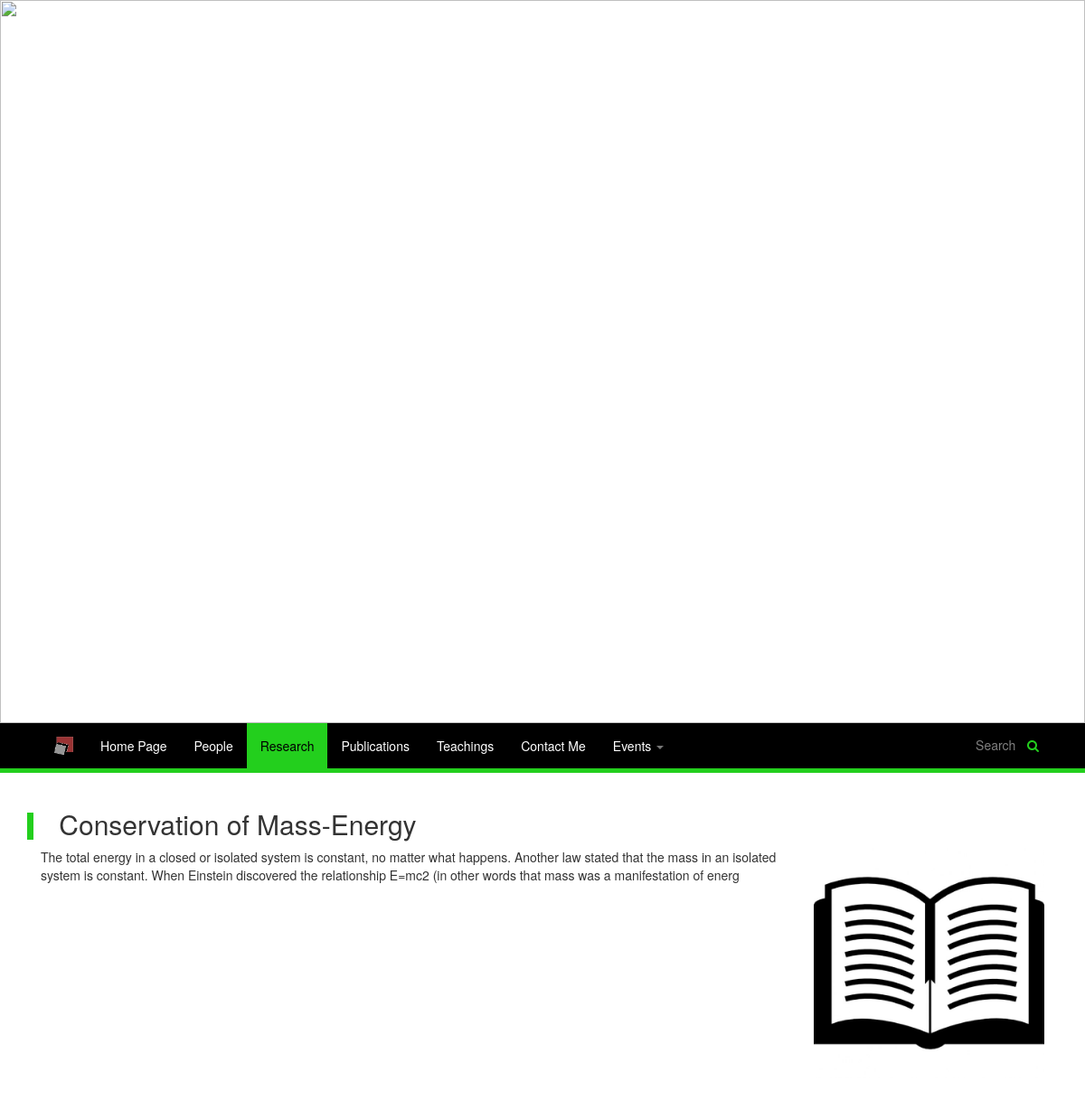
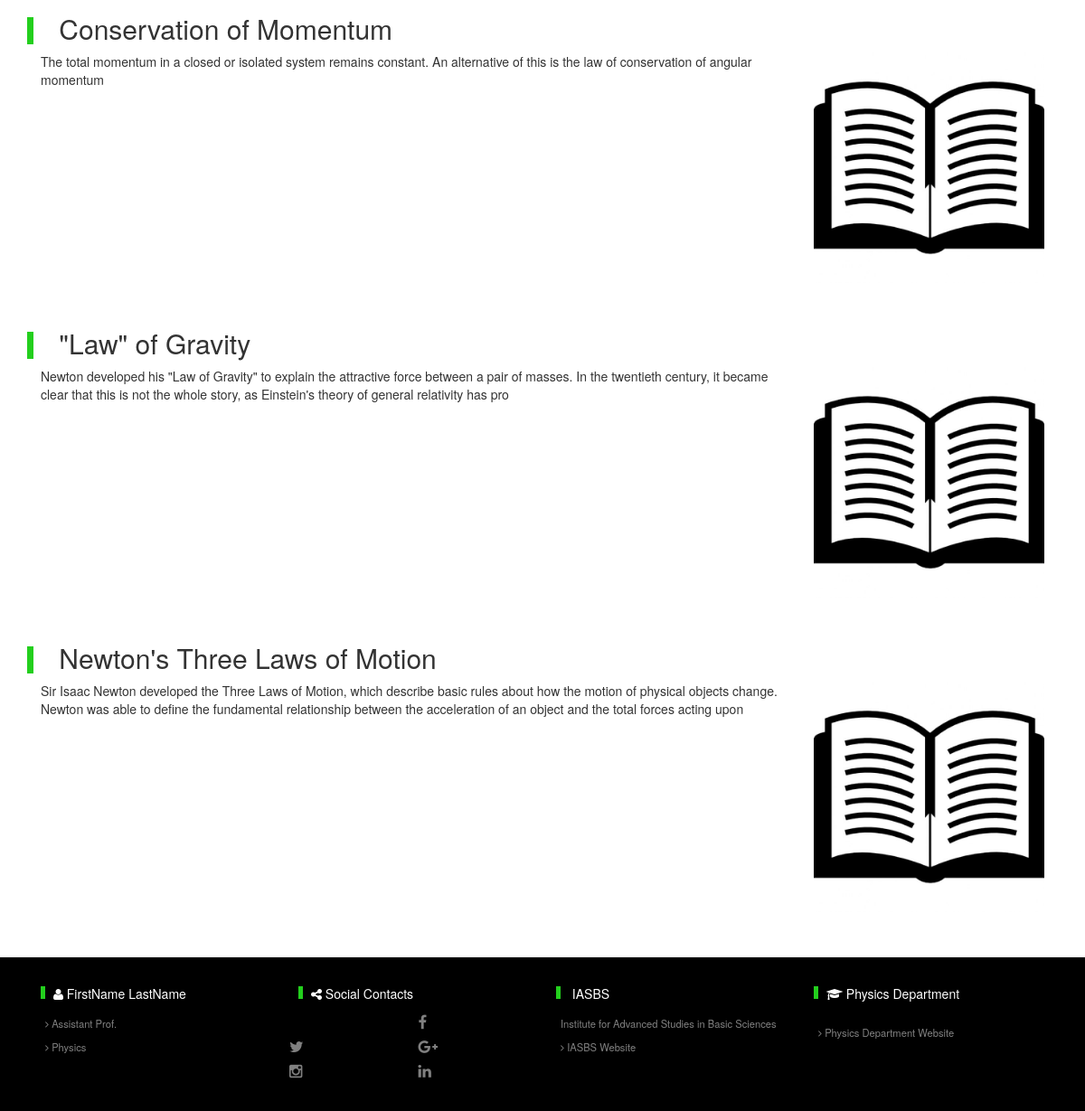
The app's page /preview/research.php (signed in) with its own data (2 pictures, top to bottom).
### tables this page shows
CREATE TABLE `page` (
  `page_id` varchar(255) NOT NULL,
  `websiteno` int(11) NOT NULL,
  `title` varchar(255) NOT NULL,
  `file_name` varchar(255) NOT NULL,
  `activity_status` tinyint(1) NOT NULL,
  PRIMARY KEY (`page_id`,`websiteno`),
  KEY `website#` (`websiteno`)
);

CREATE TABLE `research_topic` (
  `topicno` int(11) NOT NULL AUTO_INCREMENT,
  `websiteno` int(11) NOT NULL,
  `title` varchar(255) NOT NULL,
  `link` varchar(255) NOT NULL,
  `description` varchar(255) NOT NULL,
  `pic_bool` tinyint(1) DEFAULT '1',
  `pic_address` varchar(1024) DEFAULT 'default.jpg',
  `header_bool` tinyint(1) DEFAULT '0',
  PRIMARY KEY (`topicno`),
  KEY `websiteno` (`websiteno`)
);

CREATE TABLE `footer_link` (
  `footer_linkno` int(11) NOT NULL AUTO_INCREMENT,
  `websiteno` int(11) NOT NULL,
  `role` tinyint(1) NOT NULL,
  `font_icon` varchar(255) NOT NULL,
  `title` varchar(1024) NOT NULL,
  `description` varchar(1024) NOT NULL,
  `activity_status` tinyint(1) NOT NULL,
  `link_label` varchar(1024) NOT NULL,
  `link_address` varchar(1024) NOT NULL,
  PRIMARY KEY (`footer_linkno`),
  KEY `website#` (`websiteno`)
);

### preview/research.php (the view, shortened to what this page needs)
<html>
	<head>
		<link rel="stylesheet" type="text/css" href="css/bootstrap.min.css" >
		<link rel="stylesheet" type="text/css" href="css/font-awesome.css" >
		<link rel="stylesheet" type="text/css" href="css/style.css" >
		<?php require_once("../webservices/everypage_technical_header.php"); ?>
	</head>
	<body>
		<?php
			$pageid="research";
			require_once("header.php");
		?>
		<div class="container">
			<div class="row">
				<?php
					$query="SELECT * FROM `research_topic` WHERE websiteno  = ".$websiteno." AND header_bool=0 ;";
					$result=$conn->query($query);
					for($i=0; $i<$result->num_rows ;$i++){
						$row=$result->fetch_assoc();
						$link_flag=($row['link'])? true : false;
						echo "
							<div class='card col-xs-12 col-sm-12 col-md-12 col-lg-12'>
								<div class='card-header'>
									<h2>
										<i class='Bar'></i>
										".(($link_flag)?"<a class='link' target='_blank' href='".HTMLDecode($row['link'])."'>":"").HTMLDecode($row['title']).(($link_flag)?"</a>":"")."
									</h2>
								</div>";
						if($row['pic_bool'])
							echo"<div class='card-body'>
									<div class='hidden-lg hidden-md col-sm-12 col-xs-12' >
										<img class='img-responsive' src='".$_SESSION['LoggedIn']."_researchimages/".$row['pic_address']."' />
									</div>
									<div class='hidden-lg hidden-md col-sm-12 col-xs-12' style='margin-top:20px;'></div>
									<div class='col-lg-9 col-md-8 col-sm-12 col-xs-12'>
									".HTMLDecode($row['description'])."
									</div>
									<div class='col-lg-3 col-md-4 hidden-sm hidden-xs' >
										<img class='img-responsive' src='".$_SESSION['LoggedIn']."_researchimages/".$row['pic_address']."' />
									</div>
								</div>";
						else
							echo "<div class='card-body'>
									".HTMLDecode($row['description'])."
								</div>";
						echo "</div>";
					}
				?>
			</div>
		</div>
		<?php
			require_once("footer.php");
		?>
	</body>
</html>

### preview/header.php (shortened to what this page needs)
<?php
	require_once("../webservices/everypage_technical_header.php");
	$HTMLFlag=false;
	$query="SELECT * FROM `page` WHERE websiteno = ".$websiteno." ;";
	$result=$conn->query($query);
	$page=array();
	for($i=0;$i< $result->num_rows ; $i++){
		$row=$result->fetch_assoc();
		$page[$row['page_id']]= $row;
	}
	$List=array('homepage','people','research', 'publications','teachings','contactme');
	$EventsList=array('groupmeetings', 'participatedactivities' ,'beyondscience');
	$query="SELECT `default_header_address`,`logo` FROM `website` WHERE websiteno = ".$websiteno." ;";
	$result=$conn->query($query);
	$row=$result->fetch_assoc();
	$HeaderImage=$row['default_header_address'];
	$HeaderImage=$_SESSION['LoggedIn']."_images/header_".$HeaderImage;
	$LogoImage=$row['logo'];
	$LogoImage= $LogoImage? $_SESSION['LoggedIn']."_images/iasbsLogo.png" : false ;
?>
<header>
	<div class="row">
		<div class="col-lg-12">
			<img style="width:100%;" src="<?php echo $HeaderImage; ?>" />
			<h1 class="carousel-caption" ><?php  ?></h1>
		</div>
	</div>
	<nav class="navbar navbar-default">
		<div class="container">
		    <div class="collapse navbar-collapse" id="myNavbar">
				<ul class="nav navbar-nav">
					<?php
						if($LogoImage) echo "<li class='hidden-xs' ><a href='https://iasbs.ac.ir' target='_blank' ><img src='$LogoImage' style='height:20px;' /></a></li> ";
						foreach($List as $item){
							if($page[$item]['activity_status']==1){
								$class="";
								$href=$page[$item]['file_name'].(($HTMLFlag)? ".html" : ".php");
								if($item==$pageid){
									$class=" class='active' ";
									$href="#";
								}
								echo "<li ".$class." ><a href='".$href."'>".HTMLDecode($page[$item]['title'])."</a></li> ";
							}
						}
					?>
					<?php
						$count=0;
						$print="";
						$active_flag=false;
						foreach($EventsList as $event){
							if($page[$event]['activity_status']==1){
								$count++;
								$class="";
								$href=$page[$event]['file_name'].(($HTMLFlag)? ".html" : ".php");
								$print.="<li ".$class." ><a href='".$href."'>".HTMLDecode($page[$event]['title'])."</a></li>";
							}
						}
						switch ($count) {
							default:
								echo "<li class='dropdown ".($active_flag?"active":"")."'>
										<a class='dropdown-toggle' data-toggle='dropdown' href='#'>Events
										<span class='caret'></span></a>
										<ul class='dropdown-menu'>".$print."</ul></li>";
								break;
						}
					?>
				</ul>
				<div class="nav navbar-nav navbar-right" >
					<div class="SearchBox hidden-xs">
						<input type="text" placeholder="Search" />
						<button><i class="fa fa-search"></i></button>
					</div>
				</div>
			</div>
		</div>
	</nav>
</header>

### webservices/everypage_technical_header.php (shortened to what this page needs)
<?php
    include("database_header.php");
    $query="SELECT * FROM user WHERE username='".$_SESSION['LoggedIn']."' ;";
    $result = $conn->query($query);
    if( $result->num_rows > 0){
        $row = $result->fetch_assoc();
        $websiteno=$row['websiteno'];
    }else{
        $websiteno=-1;
        $profile_pic_add="../app_data/img/profilepic/default.jpg";
        $profile_pic_caption="";
    }
    function HTMLDecode($str){
        $str=str_replace("&SINGLEQUOTE", "'", $str);
        $str=str_replace("&DOUBLEQUOTE", '"', $str);
        $str=str_replace("&NEWLINE", '<br/>', $str);
        return $str;
    }
?>

### preview/css/style.css (style rules this page uses)
.navbar-default { background-color: #000000; border-color: #23cf1d; border-width: 0; border-radius: 0; border-bottom-width: 5px; }
.navbar-default .navbar-nav > li > a { color: white; }
.navbar-default .navbar-nav > .active > a, .navbar-default .navbar-nav > .active > a:hover, .navbar-default .navbar-nav > .active > a:focus { color: #000000; background-color: #23cf1d; }
.navbar-default .navbar-nav > .dropdown > a .caret { border-top-color: #777; border-bottom-color: #777; }
.SearchBox { background-color: #000000; color: #23cf1d; padding-left:15px; padding-right:15px; margin-top:10px; }
.SearchBox input[type=text] { height:2em; background-color: #000000; color: #fff; padding:3px; border-width: 0; margin-right:0; }
.SearchBox button { height:2em; background-color: #000000;; color: #23cf1d; border:0; }
@media only screen and (min-width : 992px) and (max-width : 1200px) { .navbar-default .navbar-nav > li > a { font-size:1em; } }
@media only screen and (min-width : 992px) and (max-width : 1200px) { .navbar-nav .SearchBox input[type=text] { width: 50px; } }
a.link { text-decoration:none; color:inherit; }
.Bar:before { content: ''; display: inline-block; width: 7px; height: 1em; margin-right:20px; margin-bottom:-5px; background-color: #23cf1d; }
.card { margin-bottom:30px; }

### records on screen
page: title "Home Page"
page: title "People"
page: title "Research"
page: title "Publications"
page: title "Teachings"
page: title "Contact Me"
research_topic: title "Conservation of Mass-Energy The total energy in a closed or isolated system is constant, no matter what happens. Another law stated that the mass in an isolated system is constant. When Einstein discovered the relationship E=mc2 (in other words that mass was a manifestation of energ", pic_address (placeholder picture)
research_topic: title "Conservation of Momentum The total momentum in a closed or isolated system remains constant. An alternative of this is the law of conservation of angular momentum", pic_address (placeholder picture)
research_topic: title "\"Law\" of Gravity Newton developed his \"Law of Gravity\" to explain the attractive force between a pair of masses. In the twentieth century, it became clear that this is not the whole story, as Einstein's theory of general relativity has pro", pic_address (placeholder picture)
research_topic: title "Newton's Three Laws of Motion Sir Isaac Newton developed the Three Laws of Motion, which describe basic rules about how the motion of physical objects change. Newton was able to define the fundamental relationship between the acceleration of an object and the total forces acting upon", pic_address (placeholder picture)
footer_link: title "IASBS Institute for Advanced Studies in Basic Sciences IASBS Website"
footer_link: title "Physics Department Physics Department Website"

### other values on screen
str_replace("&NEWLINE", '<br/>', $str) "FirstName LastName Assistant Prof. Physics"
